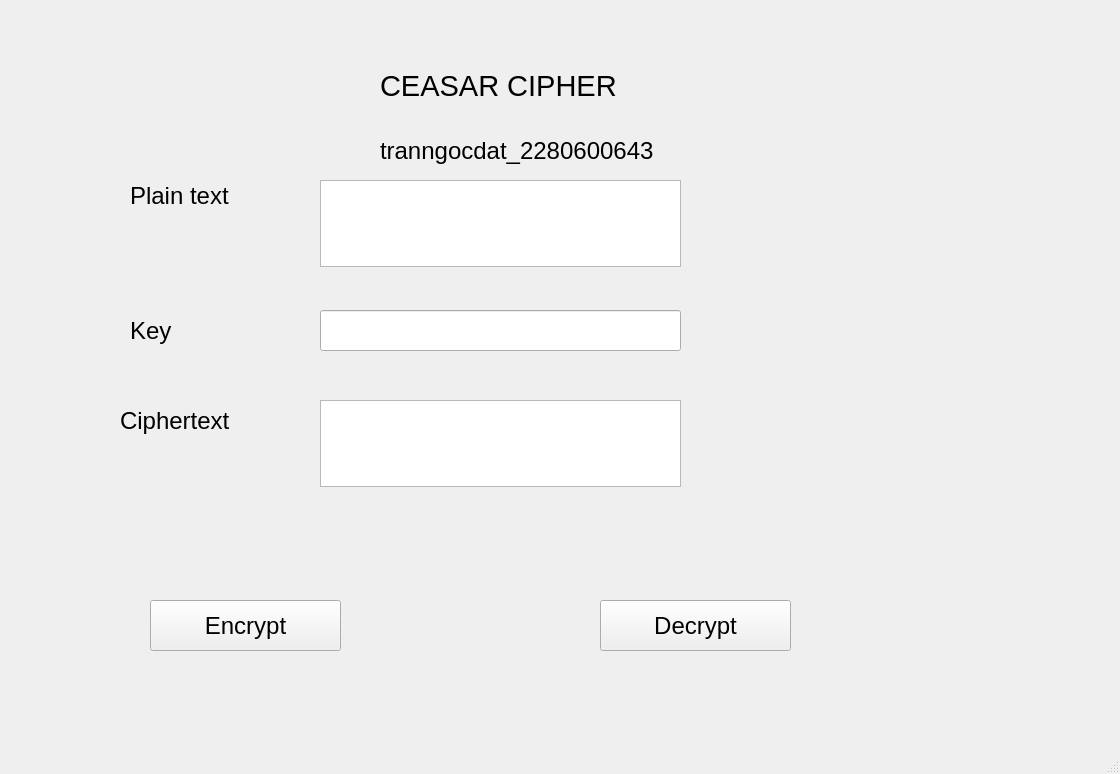
<?xml version="1.0" encoding="UTF-8"?>
<ui version="4.0">
 <class>MainWindow</class>
 <widget class="QMainWindow" name="MainWindow">
  <property name="geometry">
   <rect>
    <x>0</x>
    <y>0</y>
    <width>1120</width>
    <height>774</height>
   </rect>
  </property>
  <property name="windowTitle">
   <string>MainWindow</string>
  </property>
  <widget class="QWidget" name="centralwidget">
   <widget class="QPushButton" name="btn_encrypt">
    <property name="geometry">
     <rect>
      <x>150</x>
      <y>600</y>
      <width>191</width>
      <height>51</height>
     </rect>
    </property>
    <property name="font">
     <font>
      <family>Microsoft Sans Serif</family>
      <pointsize>18</pointsize>
     </font>
    </property>
    <property name="text">
     <string>Encrypt</string>
    </property>
   </widget>
   <widget class="QPushButton" name="btn_decrypt">
    <property name="geometry">
     <rect>
      <x>600</x>
      <y>600</y>
      <width>191</width>
      <height>51</height>
     </rect>
    </property>
    <property name="font">
     <font>
      <family>Microsoft Sans Serif</family>
      <pointsize>18</pointsize>
     </font>
    </property>
    <property name="text">
     <string>Decrypt</string>
    </property>
   </widget>
   <widget class="QLineEdit" name="txt_key">
    <property name="geometry">
     <rect>
      <x>320</x>
      <y>310</y>
      <width>361</width>
      <height>41</height>
     </rect>
    </property>
    <property name="font">
     <font>
      <family>Microsoft Sans Serif</family>
      <pointsize>18</pointsize>
     </font>
    </property>
   </widget>
   <widget class="QTextEdit" name="txt_plain_text">
    <property name="geometry">
     <rect>
      <x>320</x>
      <y>180</y>
      <width>361</width>
      <height>87</height>
     </rect>
    </property>
    <property name="font">
     <font>
      <family>Microsoft Sans Serif</family>
      <pointsize>18</pointsize>
     </font>
    </property>
   </widget>
   <widget class="QTextEdit" name="txt_cipher_text">
    <property name="geometry">
     <rect>
      <x>320</x>
      <y>400</y>
      <width>361</width>
      <height>87</height>
     </rect>
    </property>
    <property name="font">
     <font>
      <family>Microsoft Sans Serif</family>
      <pointsize>18</pointsize>
     </font>
    </property>
   </widget>
   <widget class="QLabel" name="label">
    <property name="geometry">
     <rect>
      <x>130</x>
      <y>170</y>
      <width>141</width>
      <height>51</height>
     </rect>
    </property>
    <property name="font">
     <font>
      <family>Microsoft Sans Serif</family>
      <pointsize>18</pointsize>
     </font>
    </property>
    <property name="text">
     <string>Plain text</string>
    </property>
   </widget>
   <widget class="QLabel" name="label_2">
    <property name="geometry">
     <rect>
      <x>130</x>
      <y>310</y>
      <width>61</width>
      <height>41</height>
     </rect>
    </property>
    <property name="font">
     <font>
      <family>Microsoft Sans Serif</family>
      <pointsize>18</pointsize>
     </font>
    </property>
    <property name="text">
     <string>Key</string>
    </property>
   </widget>
   <widget class="QLabel" name="label_3">
    <property name="geometry">
     <rect>
      <x>120</x>
      <y>390</y>
      <width>181</width>
      <height>61</height>
     </rect>
    </property>
    <property name="font">
     <font>
      <family>Microsoft Sans Serif</family>
      <pointsize>18</pointsize>
     </font>
    </property>
    <property name="text">
     <string>Ciphertext</string>
    </property>
   </widget>
   <widget class="QLabel" name="label_4">
    <property name="geometry">
     <rect>
      <x>380</x>
      <y>50</y>
      <width>321</width>
      <height>71</height>
     </rect>
    </property>
    <property name="font">
     <font>
      <family>Microsoft Sans Serif</family>
      <pointsize>22</pointsize>
     </font>
    </property>
    <property name="text">
     <string>CEASAR CIPHER</string>
    </property>
   </widget>
   <widget class="QLabel" name="label_5">
    <property name="geometry">
     <rect>
      <x>380</x>
      <y>120</y>
      <width>371</width>
      <height>61</height>
     </rect>
    </property>
    <property name="font">
     <font>
      <family>Microsoft Sans Serif</family>
      <pointsize>18</pointsize>
     </font>
    </property>
    <property name="text">
     <string>tranngocdat_2280600643</string>
    </property>
   </widget>
  </widget>
  <widget class="QMenuBar" name="menubar">
   <property name="geometry">
    <rect>
     <x>0</x>
     <y>0</y>
     <width>1120</width>
     <height>26</height>
    </rect>
   </property>
  </widget>
  <widget class="QStatusBar" name="statusbar"/>
 </widget>
 <resources/>
 <connections/>
</ui>
